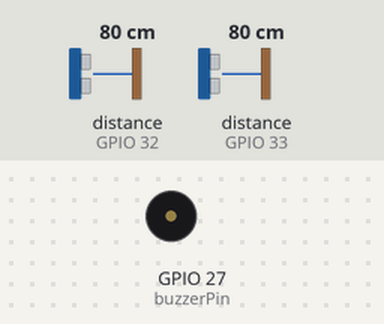
Bench run of a sketch on a simulated ESP32. Parts: buzzer (waves = sounding, pin HIGH). Wiring (inferred from the names in the program): 2 × ultrasonic range finder: trigger GPIO 25, echo GPIO 32 / trigger GPIO 26, echo GPIO 33. Inputs (shaded band) come from the test bench; at power-on: distance to the obstacle (sensors on GPIO 33, GPIO 32) 80 cm. The echo pulse lasts 58.3 µs per cm; WiFi joins after 1.5 s; servers stay silent unless stated; uploads are accepted with an empty reply; pins used as bus, display or sensor lines are not drawn; what the sketch prints to the serial monitor is not drawn.

Above: at 2.7 s.
2.8 s: distance to the obstacle (sensor on GPIO 33) set to 2 cm
At 3.9 s:
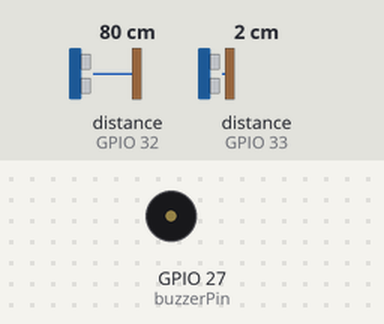
4.4 s: distance to the obstacle (sensor on GPIO 32) set to 2 cm
At 4.55 s:
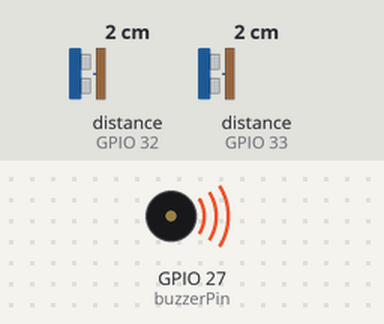
Timing chart, 0 to 7.4 s (numbered marks = the images above; inputs shaded):
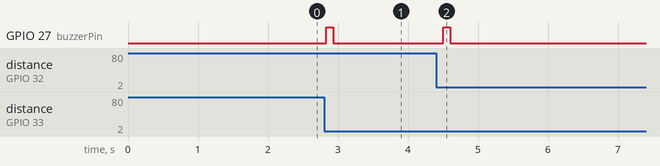

The sketch:

ESP32_API.ino
```cpp
#include <WiFi.h>
#include <HTTPClient.h>

// === Pin Sensor Ultrasonic ===
const int trigPinIn = 26;   // GPIO26 (Trig masuk)
const int echoPinIn = 33;   // GPIO33 (Echo masuk)
const int trigPinOut = 25;  // GPIO25 (Trig keluar)
const int echoPinOut = 32;  // GPIO32 (Echo keluar)

// === Pin Buzzer ===
const int buzzerPin = 27;   // GPIO27 (Buzzer)

// === Variabel global ===
unsigned long durationIn, durationOut;
int distanceIn, distanceOut;

// Counter orang
int peopleCount = 0;
const int maxPeople = 5;    // batas maksimal orang

// Flag deteksi sebelumnya
bool prevInDetect = false;
bool prevOutDetect = false;

// === WiFi & API ===
const char* ssid = "SatuConnect-Event";
const char* password = "univ11univ";
const char* apiEndpoint = "http://10.103.48.118:8000/api/sensors"; // endpoint untuk update jumlah
bool wifiConnected = false;

void setup() {
  Serial.begin(115200);

  pinMode(trigPinIn, OUTPUT);
  pinMode(echoPinIn, INPUT);

  pinMode(trigPinOut, OUTPUT);
  pinMode(echoPinOut, INPUT);

  pinMode(buzzerPin, OUTPUT);

  Serial.println("Sistem siap.");

  // Koneksi WiFi
  WiFi.begin(ssid, password);
  Serial.print("Menghubungkan WiFi");
  int attempts = 0;
  while (WiFi.status() != WL_CONNECTED && attempts < 20) {
    delay(500);
    Serial.print(".");
    attempts++;
  }
  Serial.println();
  if (WiFi.status() == WL_CONNECTED) {
    wifiConnected = true;
    Serial.println("✓ WiFi terhubung!");
    Serial.print("IP: ");
    Serial.println(WiFi.localIP());
  } else {
    Serial.println("✗ Gagal koneksi WiFi, mode lokal aktif");
  }
}

void loop() {
  // --- Baca sensor Ultrasonic MASUK ---
  digitalWrite(trigPinIn, LOW);
  delayMicroseconds(2);
  digitalWrite(trigPinIn, HIGH);
  delayMicroseconds(10);
  digitalWrite(trigPinIn, LOW);

  durationIn = pulseIn(echoPinIn, HIGH, 30000);
  distanceIn = durationIn * 0.034 / 2;

  bool inDetect = (distanceIn > 0 && distanceIn < 50);

  // --- Baca sensor Ultrasonic KELUAR ---
  digitalWrite(trigPinOut, LOW);
  delayMicroseconds(2);
  digitalWrite(trigPinOut, HIGH);
  delayMicroseconds(10);
  digitalWrite(trigPinOut, LOW);

  durationOut = pulseIn(echoPinOut, HIGH, 30000);
  distanceOut = durationOut * 0.034 / 2;

  bool outDetect = (distanceOut > 0 && distanceOut < 10);

  // --- Orang MASUK ---
  if (inDetect && !prevInDetect) {
    if (peopleCount < maxPeople) { // batas maksimal
      peopleCount++;
      Serial.print("Orang MASUK. Total orang: ");
      Serial.println(peopleCount);

      // Buzzer nyala 0.1 detik
      digitalWrite(buzzerPin, HIGH);
      delay(100);
      digitalWrite(buzzerPin, LOW);

      sendCountToAPI();
    } else {
      Serial.println("Ruangan sudah penuh, tidak bisa menambah orang.");
      // opsional: buzzer khusus atau tanda lain
      digitalWrite(buzzerPin, HIGH);
      delay(2000);
      digitalWrite(buzzerPin, LOW);

    }
  }

  // --- Orang KELUAR ---
  if (outDetect && !prevOutDetect) {
    if (peopleCount > 0) {
      peopleCount--;
      Serial.print("Orang KELUAR. Total orang: ");
      Serial.println(peopleCount);

      // Buzzer nyala 0.1 detik
      digitalWrite(buzzerPin, HIGH);
      delay(100);
      digitalWrite(buzzerPin, LOW);

      sendCountToAPI();
    }
  }

  prevInDetect = inDetect;
  prevOutDetect = outDetect;

  delay(100);
}

// === Fungsi untuk mengirim jumlah orang ke API/database ===
void sendCountToAPI() {
  if (!wifiConnected) return; // jika WiFi tidak terhubung, skip

  HTTPClient http;
  http.begin(apiEndpoint);
  http.addHeader("Content-Type", "application/json");

  // JSON payload: selalu kirim {"count": X}
  String jsonPayload = "{\"sensor_name\":\"jumlah\",\"value\":" + String(peopleCount) + "}";

  int httpResponseCode = http.POST(jsonPayload);

  if (httpResponseCode > 0) {
    Serial.print("Update API berhasil, HTTP code: ");
    Serial.println(httpResponseCode);
  } else {
    Serial.print("Gagal update API, error: ");
    Serial.println(http.errorToString(httpResponseCode));
  }

  http.end();
}
```

Measured:
- after the input at 2.8 s, GPIO 27 (buzzerPin): LOW → HIGH at once, → LOW 0.10 s later
- after the input at 4.4 s, GPIO 27 (buzzerPin): LOW → HIGH after 0.10 s, → LOW 0.10 s later
